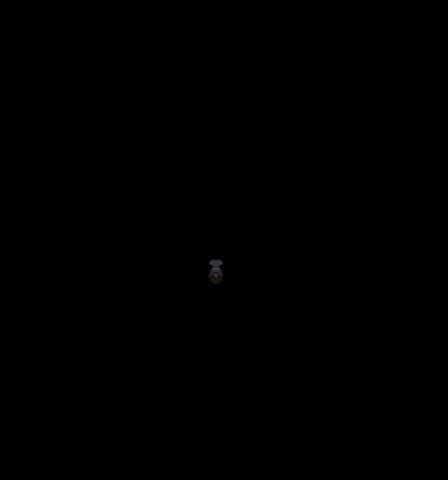

A level layout from a 2D game, rendered from its tile map. Below: a short description, then the map file with tile-grid data replaced by summaries:
An orthogonal 28x30 tile map with 16x16 px tiles, 4 tile layers (Back, Buildings, Front, AlwaysFront).

<map version="1.10" tiledversion="1.10.2" orientation="orthogonal" renderorder="right-down" width="28" height="30" tilewidth="16" tileheight="16" infinite="0" nextlayerid="5" nextobjectid="1">
 <tileset firstgid="1" name="zVillagers" tilewidth="16" tileheight="16" tilecount="90" columns="6">
  <image source="villagers.png" width="96" height="240" />
  <tile id="2">
   <animation>
    <frame tileid="2" duration="1000" />
    <frame tileid="4" duration="1000" />
   </animation>
  </tile>
  <tile id="3">
   <animation>
    <frame tileid="3" duration="1000" />
    <frame tileid="5" duration="1000" />
   </animation>
  </tile>
 </tileset>
 <layer id="1" name="Back" width="28" height="30">
  <properties>
   <property name="Draw" value="Back" />
  </properties>
  <data>[840 cells, 2 non-empty, 2 distinct tile ids]</data>
 </layer>
 <layer id="2" name="Buildings" width="28" height="30">
  <properties>
   <property name="Draw" value="Buildings" />
  </properties>
  <data>[840 cells, 0 non-empty, 0 distinct tile ids]</data>
 </layer>
 <layer id="3" name="Front" width="28" height="30">
  <properties>
   <property name="Draw" value="Front" />
  </properties>
  <data>[840 cells, 0 non-empty, 0 distinct tile ids]</data>
 </layer>
 <layer id="4" name="AlwaysFront" width="28" height="30">
  <properties>
   <property name="Draw" value="AlwaysFront" />
  </properties>
  <data>[840 cells, 0 non-empty, 0 distinct tile ids]</data>
 </layer>
</map>
